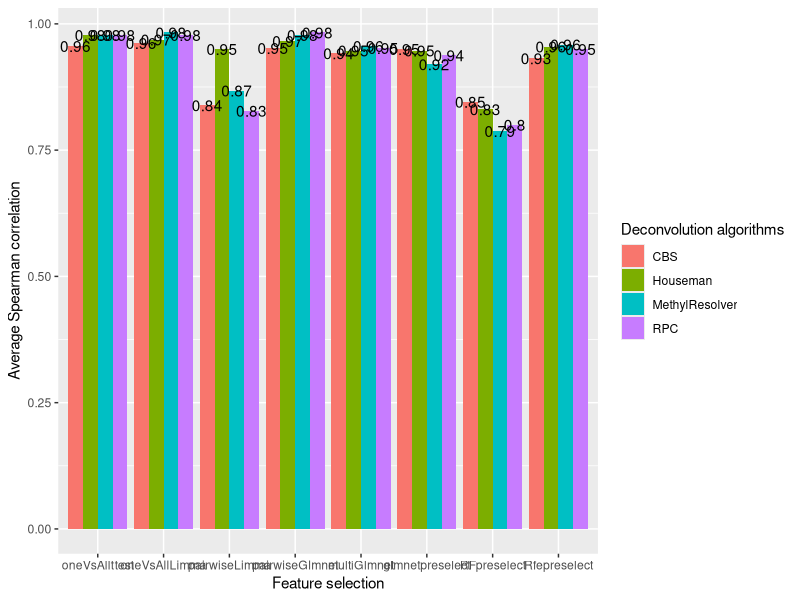
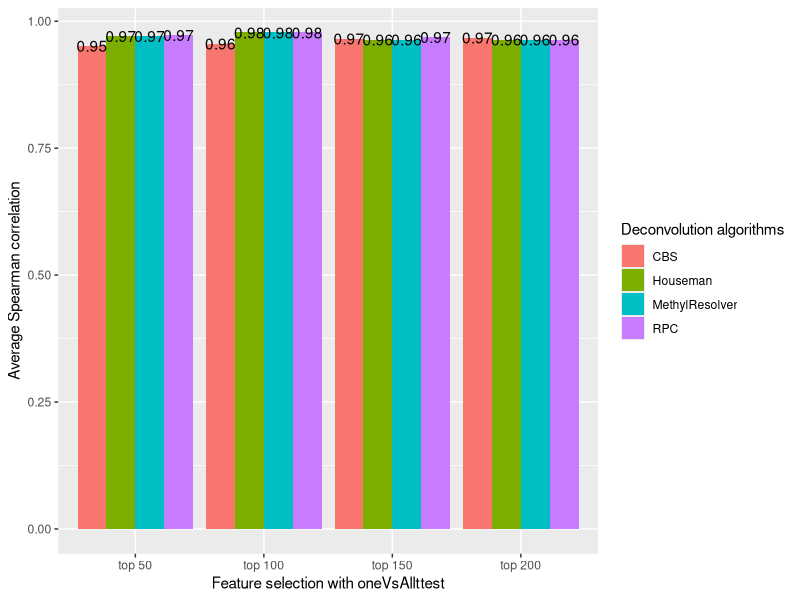

The R source for these figures, in order:
## plots

### Figure 1
## barplots of deconvolution performance (average corr with true proportions) using different feature selection + deconvolution algorithms
library(tidyr)
library(ggplot2)
cor_Houseman <- c(0.978, 0.969, 0.950, 0.966, 0.947, 0.947, 0.831, 0.955)
cor_RPC <- c(0.978, 0.978, 0.828, 0.983, 0.952, 0.938, 0.800, 0.950)
cor_CBS <- c(0.956, 0.962, 0.839, 0.952, 0.942, 0.950, 0.846, 0.932)
cor_MethylResolver <- c(0.978, 0.983, 0.868, 0.978, 0.956, 0.920, 0.788, 0.959)

#####  or load results from featureSelection_Comparison.R

# cor_Houseman <- c(cor_Houseman_1, cor_Houseman_2, cor_Houseman_3, cor_Houseman_4, cor_Houseman_5,
#                   cor_Houseman_6, cor_Houseman_7, cor_Houseman_8, cor_Houseman_9)
# cor_RPC <- c(cor_RPC_1, cor_RPC_2, cor_RPC_3, cor_RPC_4, cor_RPC_5, cor_RPC_6, cor_RPC_7, cor_RPC_8, cor_RPC_9)
# cor_CBS <- c(cor_CBS_1, cor_CBS_2, cor_CBS_3, cor_CBS_4, cor_CBS_5, cor_CBS_6, cor_CBS_7, cor_CBS_8, cor_CBS_9)
# cor_MethylResolver <- c(cor_MethylResolver_1, cor_MethylResolver_2, cor_MethylResolver_3, cor_MethylResolver_4,
#                         cor_MethylResolver_5, cor_MethylResolver_6, cor_MethylResolver_7, cor_MethylResolver_8,
#                         cor_MethylResolver_9)

df1 <- data.frame(FeatureSelection = c("oneVsAllttest","oneVsAllLimma","pairwiseLimma","pairwiseGlmnet","multiGlmnet",
                                       "glmnetpreselect", "RFpreselect", "Rfepreselect"),
                  Houseman = cor_Houseman, RPC = cor_RPC, CBS = cor_CBS, MethylResolver = cor_MethylResolver)

print(ggplot(data = df1 %>% gather(Deconvolution, Spearman_Correlation, -FeatureSelection),
       aes(x = factor(FeatureSelection, level = c("oneVsAllttest","oneVsAllLimma","pairwiseLimma","pairwiseGlmnet","multiGlmnet",
                                                  "glmnetpreselect", "RFpreselect", "Rfepreselect")), y = Spearman_Correlation, fill = Deconvolution)) +
  geom_bar(stat = 'identity', position = 'dodge')+
  geom_text(aes(label= round(Spearman_Correlation,2)), position = position_dodge(0.9))+
  labs(x = "Feature selection")+
  labs(y = "Average Spearman correlation")+
  labs(fill = "Deconvolution algorithms"))



### Supplementary Figure 1
## barplots of deconvolution performance (average corr with true proportions) using OneVsAllttest with top 50, 100, 150, 200 probes

library(tidyr)
library(ggplot2)
cor_Houseman <- c(0.971, 0.978, 0.964, 0.964)
cor_RPC <- c(0.973, 0.978, 0.969, 0.964)
cor_CBS <- c(0.952, 0.956, 0.966, 0.968)
cor_MethylResolver <- c(0.971, 0.978, 0.964, 0.964)
df1 <- data.frame(FeatureSelection = c("top 50","top 100","top 150","top 200"),
                  Houseman = cor_Houseman, RPC = cor_RPC, CBS = cor_CBS, MethylResolver = cor_MethylResolver)

print(ggplot(data = df1 %>% gather(Deconvolution, Spearman_Correlation, -FeatureSelection),
             aes(x = factor(FeatureSelection, level = c("top 50","top 100","top 150","top 200")), y = Spearman_Correlation, fill = Deconvolution)) +
        geom_bar(stat = 'identity', position = 'dodge')+
        geom_text(aes(label= round(Spearman_Correlation,2)), position = position_dodge(0.9))+
        labs(x = "Feature selection with oneVsAllttest")+
        labs(y = "Average Spearman correlation")+
        labs(fill = "Deconvolution algorithms"))
